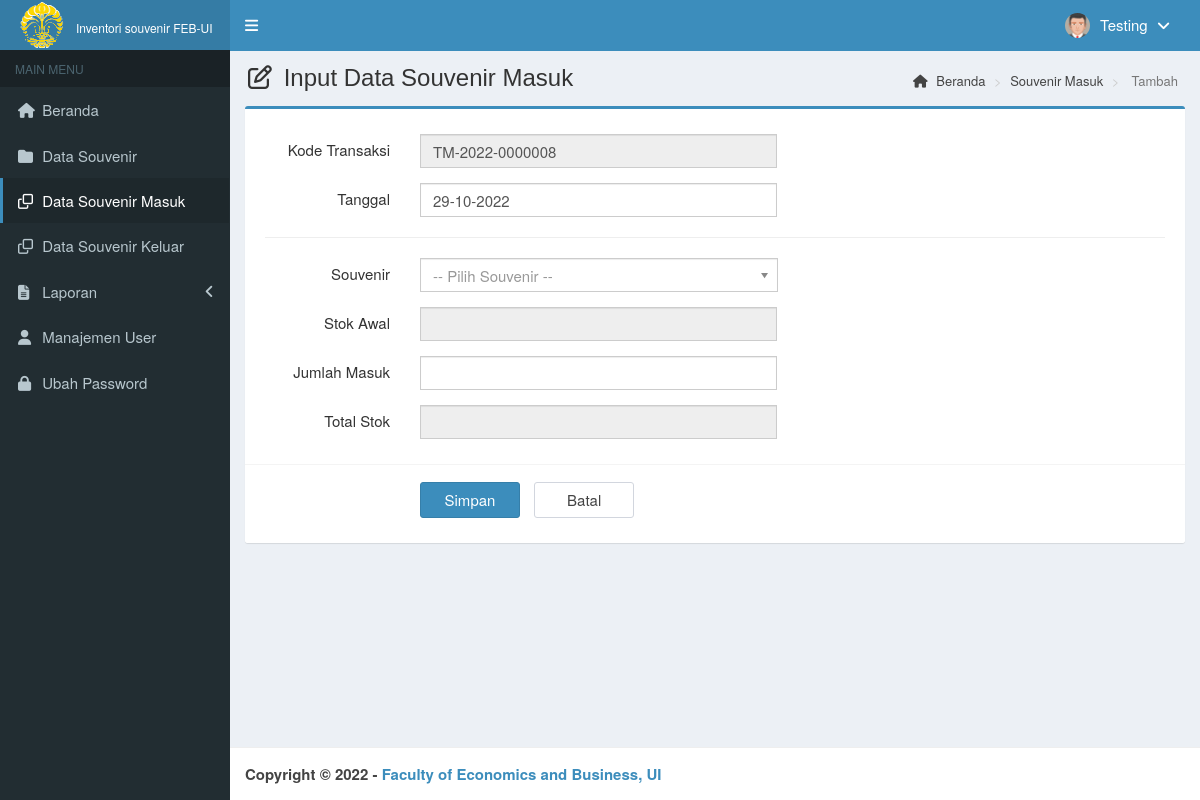
The page /main.php?module=form_souvenir_masuk&form=add (signed in) on the database its author committed.
### tables this page shows
CREATE TABLE `is_users` (
  `id_user` int(3) NOT NULL AUTO_INCREMENT,
  `username` varchar(50) NOT NULL,
  `nama_user` varchar(50) NOT NULL,
  `password` varchar(50) NOT NULL,
  `email` varchar(50) DEFAULT NULL,
  `telepon` varchar(13) DEFAULT NULL,
  `foto` varchar(100) DEFAULT NULL,
  `hak_akses` enum('Super Admin','Manajer','Gudang') NOT NULL,
  `status` enum('aktif','blokir') NOT NULL DEFAULT 'aktif',
  `created_at` timestamp NOT NULL DEFAULT CURRENT_TIMESTAMP,
  `updated_at` timestamp NOT NULL DEFAULT CURRENT_TIMESTAMP ON UPDATE CURRENT_TIMESTAMP,
  PRIMARY KEY (`id_user`),
  KEY `level` (`hak_akses`)
);

### modules/souvenir-masuk/form.php (the view, shortened to what this page needs)
<?php
if ($_GET['form']=='add') { ?>
  <section class="content-header">
    <h1>
      <i class="fa fa-edit icon-title"></i> Input Data Souvenir Masuk
    </h1>
    <ol class="breadcrumb">
      <li><a href="?module=beranda"><i class="fa fa-home"></i> Beranda </a></li>
      <li><a href="?module=souvenir_masuk"> Souvenir Masuk </a></li>
      <li class="active"> Tambah </li>
    </ol>
  </section>
  <section class="content">
    <div class="row">
      <div class="col-md-12">
        <div class="box box-primary">
          <form role="form" class="form-horizontal" action="modules/souvenir-masuk/proses.php?act=insert" method="POST" name="formsouvenirMasuk">
            <div class="box-body">
              <?php
              $query_id = mysqli_query($mysqli, "SELECT RIGHT(kode_transaksi,7) as kode FROM is_souvenir_masuk
                                                ORDER BY kode_transaksi DESC LIMIT 1")
                                                or die('Ada kesalahan pada query tampil kode_transaksi : '.mysqli_error($mysqli));
              $count = mysqli_num_rows($query_id);
              if ($count <> 0) {
                  $data_id = mysqli_fetch_assoc($query_id);
                  $kode    = $data_id['kode']+1;
              } else {
                  $kode = 1;
              }
              $tahun          = date("Y");
              $buat_id        = str_pad($kode, 7, "0", STR_PAD_LEFT);
              $kode_transaksi = "TM-$tahun-$buat_id";
              ?>
              <div class="form-group">
                <label class="col-sm-2 control-label">Kode Transaksi</label>
                <div class="col-sm-5">
                  <input type="text" class="form-control" name="kode_transaksi" value="<?php echo $kode_transaksi; ?>" readonly required>
                </div>
              </div>
              <div class="form-group">
                <label class="col-sm-2 control-label">Tanggal</label>
                <div class="col-sm-5">
                  <input type="text" class="form-control date-picker" data-date-format="dd-mm-yyyy" name="tanggal_masuk" autocomplete="off" value="<?php echo date("d-m-Y"); ?>" required>
                </div>
              </div>
              <hr>
              <div class="form-group">
                <label class="col-sm-2 control-label">Souvenir</label>
                <div class="col-sm-5">
                </div>
              </div>
              <span id='stok'>
              <div class="form-group">
                <label class="col-sm-2 control-label">Stok Awal</label>
                <div class="col-sm-5">
                  <input type="text" class="form-control" id="stok" name="stok" readonly required>
                </div>
              </div>
              </span>
              <div class="form-group">
                <label class="col-sm-2 control-label">Jumlah Masuk</label>
                <div class="col-sm-5">
                  <input type="text" class="form-control" id="jumlah_masuk" name="jumlah_masuk" autocomplete="off" onKeyPress="return goodchars(event,'0123456789',this)" onkeyup="hitung_total_stok(this)&cek_jumlah_masuk(this)" required>
                </div>
              </div>
              <div class="form-group">
                <label class="col-sm-2 control-label">Total Stok</label>
                <div class="col-sm-5">
                  <input type="text" class="form-control" id="total_stok" name="total_stok" readonly required>
                </div>
              </div>
            </div>
            <div class="box-footer">
              <div class="form-group">
                <div class="col-sm-offset-2 col-sm-10">
                  <input type="submit" class="btn btn-primary btn-submit" name="simpan" value="Simpan">
                  <a href="?module=souvenir_masuk" class="btn btn-default btn-reset">Batal</a>
                </div>
              </div>
            </div>
          </form>
        </div>
      </div>
    </div>
  </section>
<?php
}
?>

### top-menu.php (shortened to what this page needs)
<?php
require_once "config/database.php";
$query = mysqli_query($mysqli, "SELECT id_user, nama_user, foto, hak_akses FROM is_users WHERE id_user='$_SESSION[id_user]'")
                                or die('Ada kesalahan pada query tampil Manajemen User: '.mysqli_error($mysqli));
$data = mysqli_fetch_assoc($query);
?>
<li class="dropdown user user-menu">
  <a href="#" class="dropdown-toggle" data-toggle="dropdown">
  <?php
  if ($data['foto']=="") { ?>
    <img src="images/user/user-default.png" class="user-image" alt="User Image"/>
  <?php
  }
  else { ?>
    <img src="images/user/<?php echo $data['foto']; ?>" class="user-image" alt="User Image"/>
  <?php
  }
  ?>
    <span class="hidden-xs"><?php echo $data['nama_user']; ?> <i style="margin-left:5px" class="fa fa-angle-down"></i></span>
  </a>
</li>

### css/style.css (style rules this page uses)
.form-horizontal .control-label { margin-bottom: 0; padding-top: 5px; text-align: right; }
label { display: inline-block; font-size: 15px; font-weight: 400; margin-bottom: 5px; max-width: 100%; }
.form-control { background-color: #fff; background-image: none; border: 1px solid #ccc; border-radius: 4px; box-shadow: 0 1px 1px rgba(0, 0, 0, 0.075) inset; color: #555; display: block; font-size: 15px; height: 34px; line-height: 1.42857; padding: 6px 12px; transition: border-color 0.15s ease-in-out 0s, box-shadow 0.15s ease-in-out 0s; width: 100%; }
.btn-default { background-color: #fff; border-color: #d2d6de; color: #444; }
.content-header { padding: 15px 18px 0; position: relative; }
.content-header > .breadcrumb { background: transparent none repeat scroll 0 0; border-radius: 2px; float: right; font-size: 13px; margin-bottom: 0; margin-top: 0; padding: 7px 12px; position: absolute; right: 10px; top: 15px; }
.btn-submit { width: 100px; margin-top: 7px; margin-right: 10px; font-size: 15px; }
.btn-reset { width: 100px; margin-top: 7px; font-size: 15px; }
.icon-title { margin-right: 5px; }
body { background-color: #fff; color: #333; font-size: 15px; line-height: 1.42857; }

### rows shown on the page
is_users: foto (picture), nama_user "Testing"
